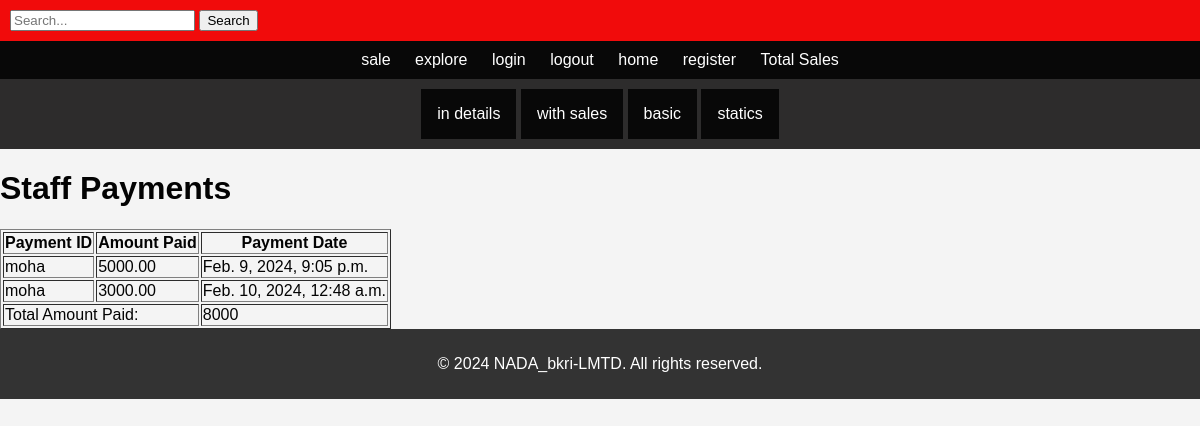
The page /stf_sal_list/1/ on the database its author committed.
### prd/models.py (models this page shows, shortened)
class Salary_Payment(models.Model):
    salary = models.ForeignKey(Salary, on_delete=models.CASCADE)
    amount_paid = models.DecimalField(max_digits=10, decimal_places=2)
    payment_date = models.DateTimeField(default=timezone.now)

class Salary(models.Model):
    staff = models.OneToOneField(Staff, on_delete=models.CASCADE,related_name='staff', default=None)
    basic_salary = models.DecimalField(max_digits=10, decimal_places=2)
    deductions = models.DecimalField(max_digits=10, decimal_places=2, default=0)
    bonuses = models.DecimalField(max_digits=10, decimal_places=2, default=0)
    date = models.DateField(default=timezone.now)

class Staff(models.Model):
    SHOP = 'Shop'
    STORE = 'Store'
    LOCATION_CHOICES = [
        (SHOP, 'Shop'),
        (STORE, 'Store'),
    ]
    user = models.OneToOneField(User, on_delete=models.CASCADE,null=True)
    first_name = models.CharField(max_length=255)
    last_name = models.CharField(max_length=255)
    email = models.EmailField(unique=True)
    salary = models.PositiveIntegerField(default=0)
    position = models.CharField(
        max_length=5,
        choices=LOCATION_CHOICES,
        default=SHOP,
    )
    phone_num = models.CharField(max_length=10, null=True)
    national_id = models.CharField(max_length=10, null=True, blank=True)
    profile_picture = models.ImageField(upload_to='staff_profile_pics/', blank=True, null=True)

### prd/views.py (the view)
# urls.py: path('stf_sal_list/<int:salary_id>/',staff_payments_view, name='stf_sal_list'),
def staff_payments_view(request, salary_id):
    salary = get_object_or_404(Salary, id=salary_id)
    staff_payments = Salary_Payment.objects.filter(salary=salary)
    total_amount_paid = staff_payments.aggregate(total_amount=Sum('amount_paid'))['total_amount']
    context = {
        'staff_payments': staff_payments,
        'total_amount_paid': total_amount_paid
    }
    return render(request, 'prd/staff_payments.html', context)

### prd/templates/prd/staff_payments.html (shortened to what this page needs)
{% extends 'base.html' %}
{% block content %}
</head>
<body>
    <h1>Staff Payments</h1>
    <table border="1">
        <thead>
            <tr>
                <th>Payment ID</th>
                <th>Amount Paid</th>
                <th>Payment Date</th>
            </tr>
        </thead>
        <tbody>
            {% for payment in staff_payments %}
            <tr>
                <td>{{ payment.salary.staff.first_name }}</td>
                <td>{{ payment.amount_paid }}</td>
                <td>{{ payment.payment_date }}</td>
            </tr>
            {% endfor %}
        </tbody>
        <tr>
            <td colspan="2">Total Amount Paid:</td>
            <td>{{ total_amount_paid }}</td>
        </tr>
    </table>
{% endblock %}

### prd/templates/base.html (style rules this page uses)
body { font-family: 'Franklin Gothic Medium', 'Arial Narrow', Arial, sans-serif; font-size: 16px; margin: 0; padding: 0; background-color: #f4f4f4; color: #030303; }

### rows shown on the page
Salary_Payment: salary.staff.first_name "moha", amount_paid "5000.00", payment_date "Feb. 9, 2024, 9:05 p.m."
Salary_Payment: salary.staff.first_name "moha", amount_paid "3000.00", payment_date "Feb. 10, 2024, 12:48 a.m."

### other values the page prints
{{ total_amount_paid }} "8000"
